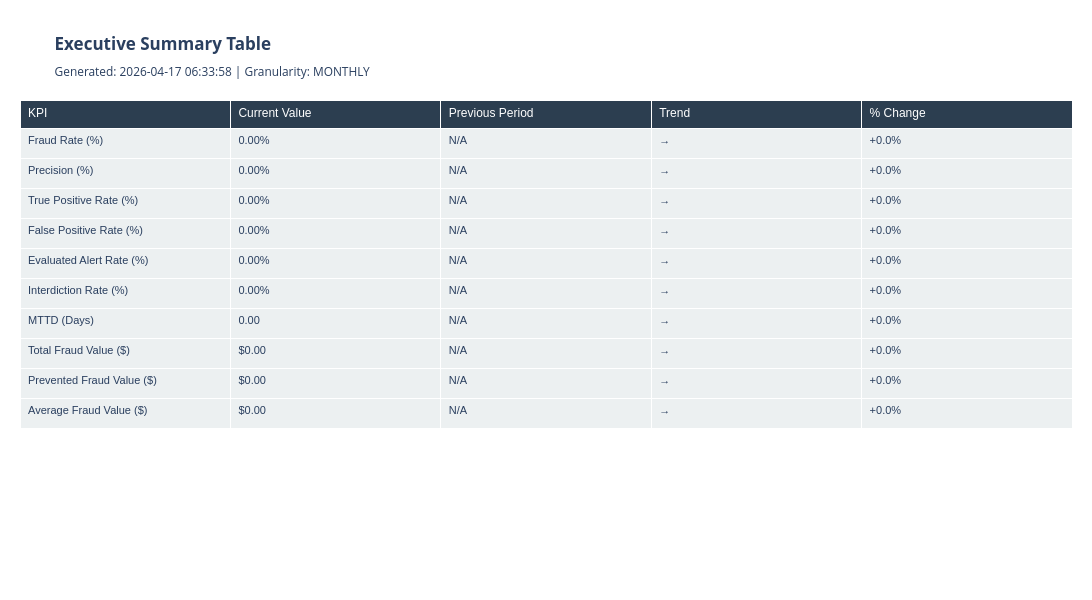

This figure's notebook cell:
### Code cell
# ============================================================================
# SECTION 8.3: RENDER SUMMARY TABLE (Executive Summary)
# ============================================================================

print("\n" + "="*80)
print("VISUALIZATION: EXECUTIVE SUMMARY TABLE")
print("="*80)

# Create comprehensive summary table
summary_data = {
    'KPI': [
        'Fraud Rate (%)',
        'Precision (%)',
        'True Positive Rate (%)',
        'False Positive Rate (%)',
        'Evaluated Alert Rate (%)',
        'Interdiction Rate (%)',
        'MTTD (Days)',
        'Total Fraud Value ($)',
        'Prevented Fraud Value ($)',
        'Average Fraud Value ($)'
    ],
    'Current Value': [
        f"{current_fraud_rate:.2f}%",
        f"{current_precision:.2f}%",
        f"{current_tpr:.2f}%",
        f"{current_fpr:.2f}%",
        f"{current_evaluated_alert_rate:.2f}%",
        f"{current_interdiction_rate:.2f}%",
        f"{current_mttd:.2f}",
        f"${current_total_fraud_value:,.2f}",
        f"${current_prevented_value:,.2f}",
        f"${current_avg_fraud_value:,.2f}"
    ],
    'Previous Period': [
        f"{fraud_perf_pd['fraud_rate_pct'].iloc[-2]:.2f}%" if len(fraud_perf_pd) >= 2 else "N/A",
        f"{fraud_perf_pd['precision_calc'].iloc[-2]:.2f}%" if len(fraud_perf_pd) >= 2 else "N/A",
        f"{fraud_perf_pd['tpr_calc'].iloc[-2]:.2f}%" if len(fraud_perf_pd) >= 2 else "N/A",
        f"{case_perf_pd['false_positive_rate_pct'].iloc[-2]:.2f}%" if len(case_perf_pd) >= 2 else "N/A",
        f"{alert_perf_pd['evaluated_alert_rate_calc'].iloc[-2]:.2f}%" if len(alert_perf_pd) >= 2 else "N/A",
        f"{alert_perf_pd['overall_interdiction_rate_pct'].iloc[-2]:.2f}%" if len(alert_perf_pd) >= 2 else "N/A",
        f"{case_perf_pd['mttd_days'].iloc[-2]:.2f}" if len(case_perf_pd) >= 2 else "N/A",
        f"${financial_pd['total_fraud_value'].iloc[-2]:,.2f}" if len(financial_pd) >= 2 else "N/A",
        f"${financial_pd['prevented_fraud_value_calc'].iloc[-2]:,.2f}" if len(financial_pd) >= 2 else "N/A",
        f"${financial_pd['average_fraud_value'].iloc[-2]:,.2f}" if len(financial_pd) >= 2 else "N/A"
    ],
    'Trend': [
        trends_df['fraud_rate_direction'].iloc[-1] if len(trends_df) > 0 and 'fraud_rate_direction' in trends_df.columns else "→",
        trends_df['precision_direction'].iloc[-1] if len(trends_df) > 0 and 'precision_direction' in trends_df.columns else "→",
        trends_df['tpr_direction'].iloc[-1] if len(trends_df) > 0 and 'tpr_direction' in trends_df.columns else "→",
        trends_df['fpr_direction'].iloc[-1] if len(trends_df) > 0 and 'fpr_direction' in trends_df.columns else "→",
        trends_df['idr_direction'].iloc[-1] if len(trends_df) > 0 and 'idr_direction' in trends_df.columns else "→",
        trends_df['idr_direction'].iloc[-1] if len(trends_df) > 0 and 'idr_direction' in trends_df.columns else "→",
        "→",
        trends_df['fraud_value_direction'].iloc[-1] if len(trends_df) > 0 and 'fraud_value_direction' in trends_df.columns else "→",
        trends_df['fraud_value_direction'].iloc[-1] if len(trends_df) > 0 and 'fraud_value_direction' in trends_df.columns else "→",
        trends_df['fraud_value_direction'].iloc[-1] if len(trends_df) > 0 and 'fraud_value_direction' in trends_df.columns else "→",
    ],
    '% Change': [
        f"{trends_df['fraud_rate_change_pct'].iloc[-1]:+.1f}%" if len(trends_df) > 0 else "N/A",
        f"{trends_df['precision_change_pct'].iloc[-1]:+.1f}%" if len(trends_df) > 0 else "N/A",
        f"{trends_df['tpr_change_pct'].iloc[-1]:+.1f}%" if len(trends_df) > 0 else "N/A",
        f"{trends_df['fpr_change_pct'].iloc[-1]:+.1f}%" if len(trends_df) > 0 else "N/A",
        f"{trends_df['ear_change_pct'].iloc[-1]:+.1f}%" if len(trends_df) > 0 else "N/A",
        f"{trends_df['idr_change_pct'].iloc[-1]:+.1f}%" if len(trends_df) > 0 else "N/A",
        f"{trends_df['mttd_change_pct'].iloc[-1]:+.1f}%" if len(trends_df) > 0 else "N/A",
        f"{trends_df['fraud_value_change_pct'].iloc[-1]:+.1f}%" if len(trends_df) > 0 else "N/A",
        f"{trends_df['fraud_value_change_pct'].iloc[-1]:+.1f}%" if len(trends_df) > 0 else "N/A",
        f"{trends_df['fraud_value_change_pct'].iloc[-1]:+.1f}%" if len(trends_df) > 0 else "N/A",
    ]
}

summary_table_df = pd.DataFrame(summary_data)

# Create Plotly table
fig_summary = go.Figure(data=[go.Table(
    header=dict(
        values=list(summary_table_df.columns),
        fill_color='#2c3e50',
        align='left',
        font=dict(color='white', size=12, family="Arial")
    ),
    cells=dict(
        values=[summary_table_df[col] for col in summary_table_df.columns],
        fill_color='#ecf0f1',
        align='left',
        font=dict(size=11, family="Arial"),
        height=30
    )
)])

fig_summary.update_layout(
    title=f"<b>Executive Summary Table</b><br><sub>Generated: {pd.Timestamp.now().strftime('%Y-%m-%d %H:%M:%S')} | Granularity: {time_granularity.upper()}</sub>",
    height=600,
    width=1400,
    margin=dict(l=20, r=20, t=100, b=20)
)

print("✓ Executive summary table created with 10 KPIs")
print("  Columns: Current Value, Previous Period, Trend Direction, % Change")

# Display the figure
fig_summary.show()

print("\n" + "="*80)
print("✓ ALL VISUALIZATIONS COMPLETED SUCCESSFULLY")
print("="*80)

### Figure 1 — Plotly figure (JSON) as saved in the notebook; plotly's stock layout.template omitted (floating-point values rounded to 4 significant figures)
{"data": [{"cells": {"align": "left", "fill": {"color": "#ecf0f1"}, "font": {"family": "Arial", "size": 11}, "height": 30, "values": [["Fraud Rate (%)", "Precision (%)", "True Positive Rate (%)", "False Positive Rate (%)", "Evaluated Alert Rate (%)", "Interdiction Rate (%)", "MTTD (Days)", "Total Fraud Value ($)", "Prevented Fraud Value ($)", "Average Fraud Value ($)"], ["0.00%", "0.00%", "0.00%", "0.00%", "0.00%", "0.00%", "0.00", "$0.00", "$0.00", "$0.00"], ["N/A", "N/A", "N/A", "N/A", "N/A", "N/A", "N/A", "N/A", "N/A", "N/A"], ["→", "→", "→", "→", "→", "→", "→", "→", "→", "→"], ["+0.0%", "+0.0%", "+0.0%", "+0.0%", "+0.0%", "+0.0%", "+0.0%", "+0.0%", "+0.0%", "+0.0%"]]}, "header": {"align": "left", "fill": {"color": "#2c3e50"}, "font": {"color": "white", "family": "Arial", "size": 12}, "values": ["KPI", "Current Value", "Previous Period", "Trend", "% Change"]}, "type": "table"}], "layout": {"height": 600, "margin": {"b": 20, "l": 20, "r": 20, "t": 100}, "title": {"text": "<b>Executive Summary Table</b><br><sub>Generated: 2026-04-17 06:33:58 | Granularity: MONTHLY</sub>"}, "width": 1400}}
